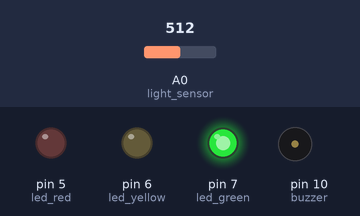
Bench run of a sketch on a simulated Arduino Uno, built with avr-gcc and run on an emulated ATmega328P. On the bench: output pins drawn as LEDs (lit = HIGH), buzzer (waves = sounding). Inputs (shaded band) come from the test bench; at power-on: A0 (light_sensor) = 512. What the sketch prints to the serial monitor is not drawn.

Above: at 1.2 s.
1.3 s: A0 (light_sensor) set to 265
At 1.68 s:
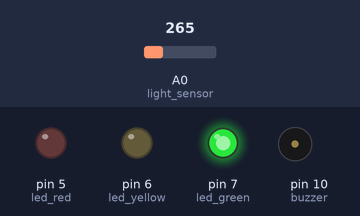
4.3 s: A0 (light_sensor) set to 241
At 4.55 s:
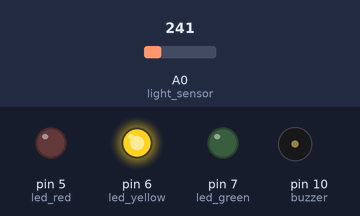
7.3 s: A0 (light_sensor) set to 182
10.3 s: A0 (light_sensor) set to 158
At 10.9 s:
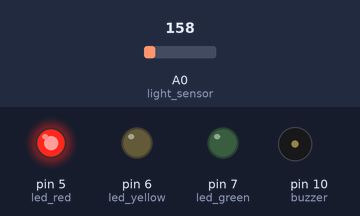
Timing chart, 0 to 14.3 s (numbered marks = the images above; inputs shaded):
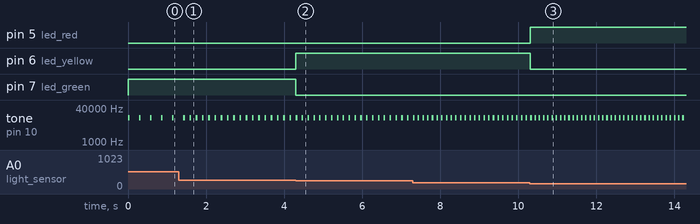

The sketch:

arduino.ino
```cpp
const int led_red = 5;
const int led_yellow = 6;
const int led_green = 7;
const int buzzer = 10;
const int light_sensor = A0;

unsigned short int last;
unsigned short int light = 0;
unsigned short int max = 1024;
int data = 0;
const int max_delay = 250;

void setup() {
    Serial.begin( 9600 );

    pinMode( led_green, OUTPUT );
    pinMode( led_yellow, OUTPUT );
    pinMode( led_red, OUTPUT );
    pinMode( buzzer, OUTPUT );
}

void loop() {
    data = analogRead( light_sensor );
    if ( data > max ) { max = data; }
    light = int( float( data ) * 255 / max );

    Serial.write( light );

    digitalWrite( last, LOW );

    last =  light < 256/6   ? led_red :
            light < 256/4 ? led_yellow :
            led_green;

    digitalWrite( last, HIGH );

    tone( buzzer, 800000,40 );
    delay( light * 2 + 30 );
    noTone( buzzer );
}
```

Measured:
- the behaviour switches between 258 and 257 on A0 (light_sensor) (found by bisection; images 1 and 2)
- the behaviour switches between 169 and 168 on A0 (light_sensor) (found by bisection; images 2 and 3)
- after the input at 1.3 s, tone on pin 10 (buzzer): alternates 13568 Hz for 0.04 s and silent for 0.12 s, starting after 0.28 s
- after the input at 4.3 s, pin 6 (led_yellow): LOW → HIGH at once; pin 7 (led_green): HIGH → LOW at once
- after the input at 10.3 s, pin 5 (led_red): LOW → HIGH at once; pin 6 (led_yellow): HIGH → LOW at once
- by itself, tone on pin 10 (buzzer): alternates 13568 Hz for 0.04 s and silent for 0.24 s
